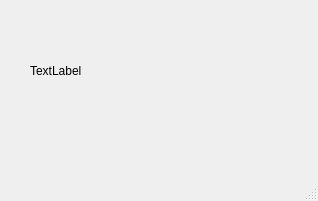
<?xml version="1.0" encoding="UTF-8"?>
<ui version="4.0">
 <class>InvoiceWallet</class>
 <widget class="QMainWindow" name="InvoiceWallet">
  <property name="geometry">
   <rect>
    <x>0</x>
    <y>0</y>
    <width>318</width>
    <height>201</height>
   </rect>
  </property>
  <property name="windowTitle">
   <string>MainWindow</string>
  </property>
  <widget class="QWidget" name="centralwidget">
   <property name="styleSheet">
    <string notr="true"/>
   </property>
   <widget class="QLabel" name="label">
    <property name="geometry">
     <rect>
      <x>30</x>
      <y>30</y>
      <width>251</width>
      <height>81</height>
     </rect>
    </property>
    <property name="styleSheet">
     <string notr="true"/>
    </property>
    <property name="text">
     <string>TextLabel</string>
    </property>
   </widget>
  </widget>
  <widget class="QMenuBar" name="menubar">
   <property name="geometry">
    <rect>
     <x>0</x>
     <y>0</y>
     <width>318</width>
     <height>21</height>
    </rect>
   </property>
  </widget>
  <widget class="QStatusBar" name="statusbar"/>
 </widget>
 <resources/>
 <connections/>
</ui>
